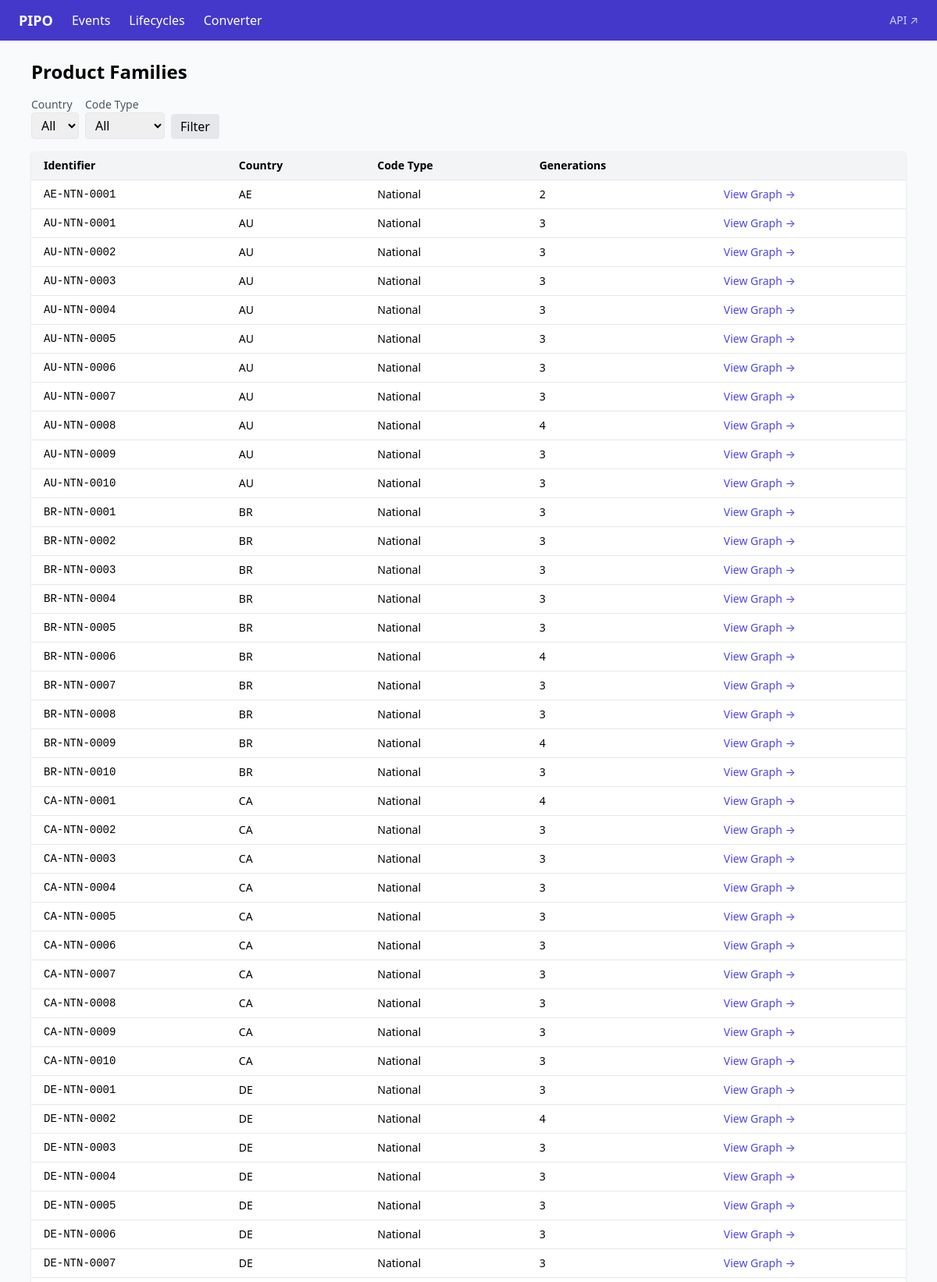
/lifecycles/ (upper part), run on the app's committed database.
### lifecycles/models.py (models this page shows, shortened)
class ProductFamily(models.Model):
    code_type = models.ForeignKey(
        CodeType, on_delete=models.CASCADE, related_name="product_families"
    )
    identifier = models.CharField(max_length=255, unique=True)
    iso_country_code = models.CharField(max_length=2, db_index=True)
    class Meta:
        ordering = ["iso_country_code", "identifier"]
        verbose_name_plural = "Product families"

### events/models.py (models this page shows)
class CodeType(models.Model):
    id = models.CharField(max_length=10, primary_key=True)
    type = models.CharField(max_length=50)
    def __str__(self):
        return self.type

### lifecycles/views.py (the view)
# urls.py: path("lifecycles/", lifecycle_list_view, name="lifecycle-list"),
def lifecycle_list_view(request):
    country = request.GET.get("country", "")
    code_type = request.GET.get("code_type", "")
    qs = ProductFamily.objects.select_related("code_type")
    if country:
        qs = qs.filter(iso_country_code=country)
    if code_type:
        qs = qs.filter(code_type_id=code_type)
    countries = (
        ProductFamily.objects.values_list("iso_country_code", flat=True)
        .distinct()
        .order_by("iso_country_code")
    )
    from events.models import CodeType
    code_types = CodeType.objects.all()
    return render(request, "lifecycles/list.html", {
        "product_families": qs,
        "countries": countries,
        "code_types": code_types,
        "selected_country": country,
        "selected_code_type": code_type,
    })

### lifecycles/templates/lifecycles/list.html (shortened to what this page needs)
{% extends "base.html" %}
{% block content %}
<h1 class="text-2xl font-bold mb-4">Product Families</h1>
<form method="get" class="mb-4 flex gap-2 items-end">
    <div>
        <label class="block text-sm text-gray-600">Country</label>
        <select name="country" class="border rounded px-2 py-1">
            <option value="">All</option>
        </select>
    </div>
    <div>
        <label class="block text-sm text-gray-600">Code Type</label>
        <select name="code_type" class="border rounded px-2 py-1">
            <option value="">All</option>
        </select>
    </div>
    <button type="submit" class="bg-gray-200 px-3 py-1 rounded hover:bg-gray-300">Filter</button>
</form>
<table class="w-full bg-white shadow rounded overflow-hidden">
    <thead class="bg-gray-100">
        <tr>
            <th class="px-4 py-2 text-left text-sm">Identifier</th>
            <th class="px-4 py-2 text-left text-sm">Country</th>
            <th class="px-4 py-2 text-left text-sm">Code Type</th>
            <th class="px-4 py-2 text-left text-sm">Generations</th>
            <th class="px-4 py-2 text-sm"></th>
        </tr>
    </thead>
    <tbody>
        {% for pf in product_families %}
        <tr class="border-t hover:bg-gray-50">
            <td class="px-4 py-2 font-mono text-sm">{{ pf.identifier }}</td>
            <td class="px-4 py-2 text-sm">{{ pf.iso_country_code }}</td>
            <td class="px-4 py-2 text-sm">{{ pf.code_type }}</td>
            <td class="px-4 py-2 text-sm">{{ pf.generations.count }}</td>
            <td class="px-4 py-2 text-sm">
                <a href="{% url 'lifecycle-detail' pf.pk %}" class="text-indigo-600 hover:underline">View Graph →</a>
            </td>
        </tr>
        {% empty %}
        <tr><td colspan="5" class="px-4 py-8 text-center text-gray-400">No product families computed yet. Create some events first.</td></tr>
        {% endfor %}
    </tbody>
</table>
{% endblock %}

### data on the page
ProductFamily: identifier "AE-NTN-0001", iso_country_code "AE", code_type "National", generations.count "2"
ProductFamily: identifier "AU-NTN-0001", iso_country_code "AU", code_type "National", generations.count "3"
ProductFamily: identifier "AU-NTN-0002", iso_country_code "AU", code_type "National", generations.count "3"
ProductFamily: identifier "AU-NTN-0003", iso_country_code "AU", code_type "National", generations.count "3"
ProductFamily: identifier "AU-NTN-0004", iso_country_code "AU", code_type "National", generations.count "3"
ProductFamily: identifier "AU-NTN-0005", iso_country_code "AU", code_type "National", generations.count "3"
ProductFamily: identifier "AU-NTN-0006", iso_country_code "AU", code_type "National", generations.count "3"
ProductFamily: identifier "AU-NTN-0007", iso_country_code "AU", code_type "National", generations.count "3"
ProductFamily: identifier "AU-NTN-0008", iso_country_code "AU", code_type "National", generations.count "4"
ProductFamily: identifier "AU-NTN-0009", iso_country_code "AU", code_type "National", generations.count "3"
ProductFamily: identifier "AU-NTN-0010", iso_country_code "AU", code_type "National", generations.count "3"
ProductFamily: identifier "BR-NTN-0001", iso_country_code "BR", code_type "National", generations.count "3"
ProductFamily: identifier "BR-NTN-0002", iso_country_code "BR", code_type "National", generations.count "3"
ProductFamily: identifier "BR-NTN-0003", iso_country_code "BR", code_type "National", generations.count "3"
ProductFamily: identifier "BR-NTN-0004", iso_country_code "BR", code_type "National", generations.count "3"
ProductFamily: identifier "BR-NTN-0005", iso_country_code "BR", code_type "National", generations.count "3"
ProductFamily: identifier "BR-NTN-0006", iso_country_code "BR", code_type "National", generations.count "4"
ProductFamily: identifier "BR-NTN-0007", iso_country_code "BR", code_type "National", generations.count "3"
ProductFamily: identifier "BR-NTN-0008", iso_country_code "BR", code_type "National", generations.count "3"
ProductFamily: identifier "BR-NTN-0009", iso_country_code "BR", code_type "National", generations.count "4"
ProductFamily: identifier "BR-NTN-0010", iso_country_code "BR", code_type "National", generations.count "3"
ProductFamily: identifier "CA-NTN-0001", iso_country_code "CA", code_type "National", generations.count "4"
ProductFamily: identifier "CA-NTN-0002", iso_country_code "CA", code_type "National", generations.count "3"
ProductFamily: identifier "CA-NTN-0003", iso_country_code "CA", code_type "National", generations.count "3"
ProductFamily: identifier "CA-NTN-0004", iso_country_code "CA", code_type "National", generations.count "3"
ProductFamily: identifier "CA-NTN-0005", iso_country_code "CA", code_type "National", generations.count "3"
ProductFamily: identifier "CA-NTN-0006", iso_country_code "CA", code_type "National", generations.count "3"
ProductFamily: identifier "CA-NTN-0007", iso_country_code "CA", code_type "National", generations.count "3"
ProductFamily: identifier "CA-NTN-0008", iso_country_code "CA", code_type "National", generations.count "3"
ProductFamily: identifier "CA-NTN-0009", iso_country_code "CA", code_type "National", generations.count "3"
ProductFamily: identifier "CA-NTN-0010", iso_country_code "CA", code_type "National", generations.count "3"
ProductFamily: identifier "DE-NTN-0001", iso_country_code "DE", code_type "National", generations.count "3"
ProductFamily: identifier "DE-NTN-0002", iso_country_code "DE", code_type "National", generations.count "4"
ProductFamily: identifier "DE-NTN-0003", iso_country_code "DE", code_type "National", generations.count "3"
ProductFamily: identifier "DE-NTN-0004", iso_country_code "DE", code_type "National", generations.count "3"
ProductFamily: identifier "DE-NTN-0005", iso_country_code "DE", code_type "National", generations.count "3"
ProductFamily: identifier "DE-NTN-0006", iso_country_code "DE", code_type "National", generations.count "3"
ProductFamily: identifier "DE-NTN-0007", iso_country_code "DE", code_type "National", generations.count "3"
